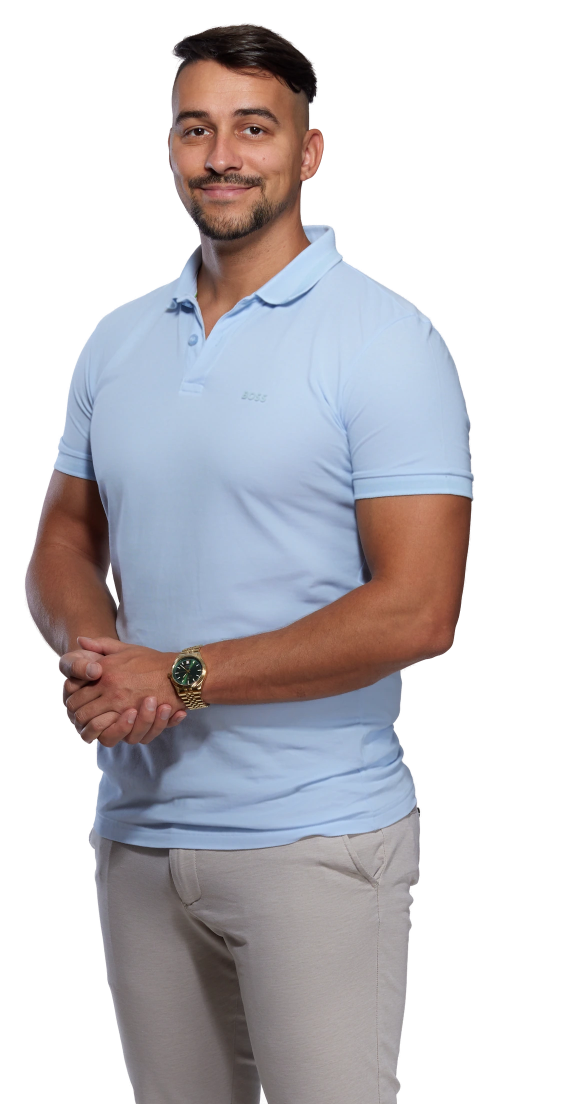
#> input picture src/assets/photos/patrik-omne-hero-top.webp, 1154 x 2208 px, given in place of patrik-omne-hero-top.webp.png, which was not available (shown at 1/2 size)
$ python 1b-zjemnit-zahyby.py ../../src/assets/photos/patrik-omne-hero-top.webp   (older library calls are emulated)
#> lines starting #> are read from the running program, lines starting #| are printed output that depends on the picture; after the words box and inside, x2 and y2 are one past the last pixel; in counts of white or black regions, pixels touching at a corner belong together; pictures that were not available may be replaced by others from this repository, and a replacement may not be noted
"""Zjemnění záhybů na tričku a kalhotách (frekvenční separace, jen jas).

Jas oblečení se rozdělí na tři vrstvy:
  - tvar těla   (velké stínování, rozmazání sigma VELKA)  → zůstává,
  - záhyby      (rozdíl mezi jemnou a velkou vrstvou)       → zeslabí se o SILA,
  - struktura   (nejjemnější detail)                        → zůstává.
Ostré hrany (límec, lem rukávu, knoflíky, logo, švy) se chrání maskou.
Vstup:  fotky-nove/bez-pozadi-v2/<id>.png
Výstup: fotky-nove/bez-pozadi-v3/<id>-<sila>.png
Použití: python 1b-zjemnit-zahyby.py <id> <sila 0–1> [<sila> …]"""
import sys
import numpy as np, cv2
from PIL import Image

ROOT = r"C:\Users\gajda\OneDrive\Pracovní\Claude projekty\Web patrik gajdadzis\fotky-nove"
VELKA, JEMNA = 36.0, 3.0      # px při výšce 3600


def blur(x, s):
    return cv2.GaussianBlur(x, (0, 0), s)


def masked_blur(x, m, s):
    """Rozmazání jen z pixelů oblečení — kůže ani pozadí se do tvaru nepřimíchají."""
    return blur(x * m, s) / np.maximum(blur(m, s), 1e-4)


src = sys.argv[1]
im = np.asarray(Image.open(f"{ROOT}/bez-pozadi-v2/{src}.png").convert("RGBA"))
#> im is the input picture: shape (2208, 1154, 4); mean R, G, B, A 76.6, 73.8, 77.8, 128.2
rgb, a = im[..., :3], im[..., 3].astype(np.float32) / 255
hsv = cv2.cvtColor(rgb, cv2.COLOR_RGB2HSV_FULL).astype(np.float32)
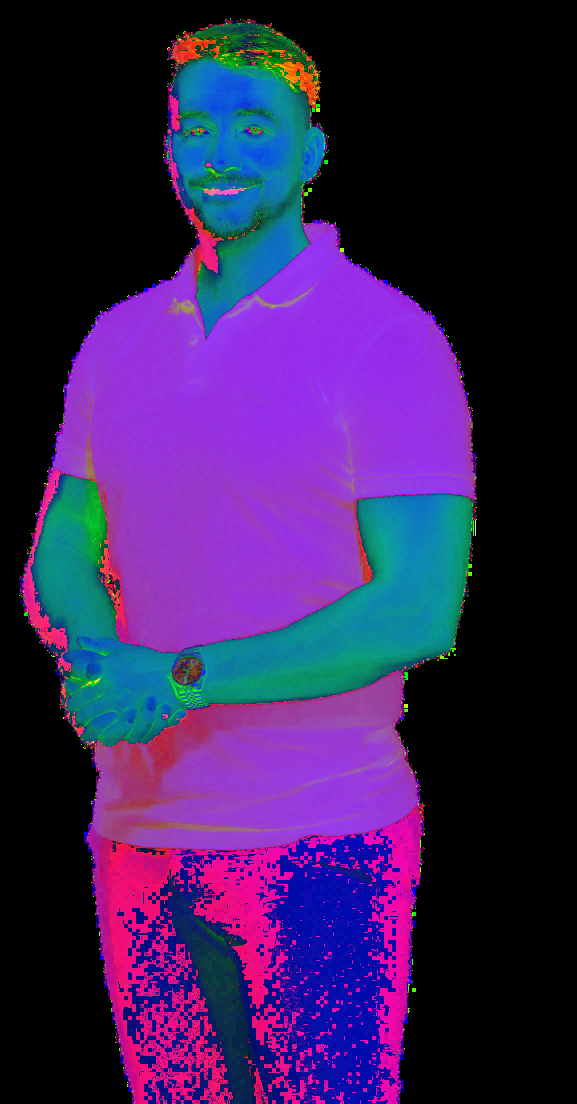
#> hsv: shape (2208, 1154, 3) float32 (shown at 1/2 size); mean R, G, B 55.8, 32.7, 87.4
h, s, v = hsv[..., 0] * 360 / 255, hsv[..., 1] / 255, hsv[..., 2] / 255
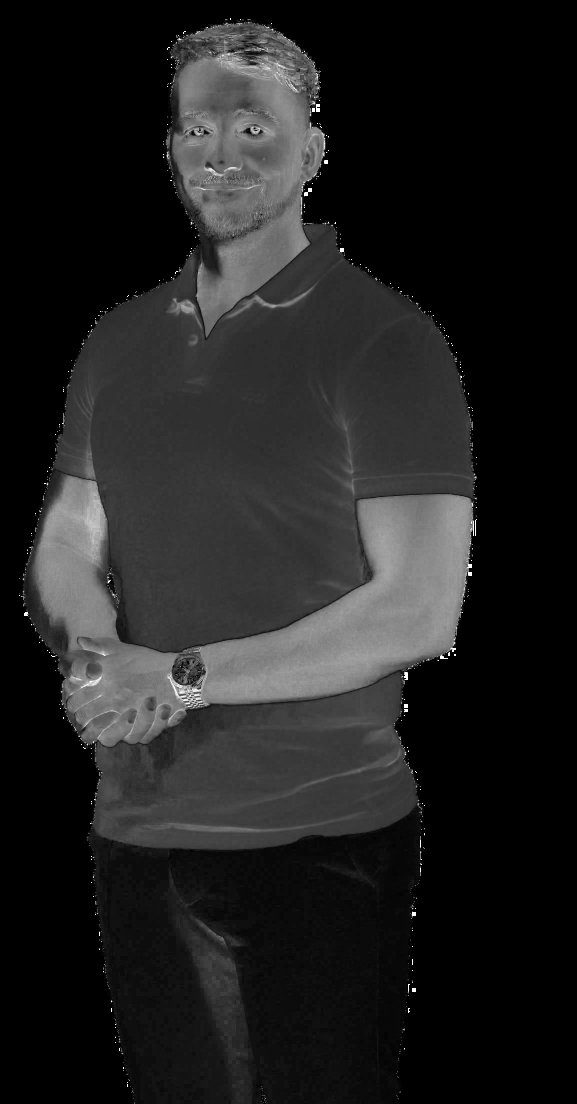
#> s: shape (2208, 1154) float32 (shown at 1/2 size); min 0, max 1, mean 0.128
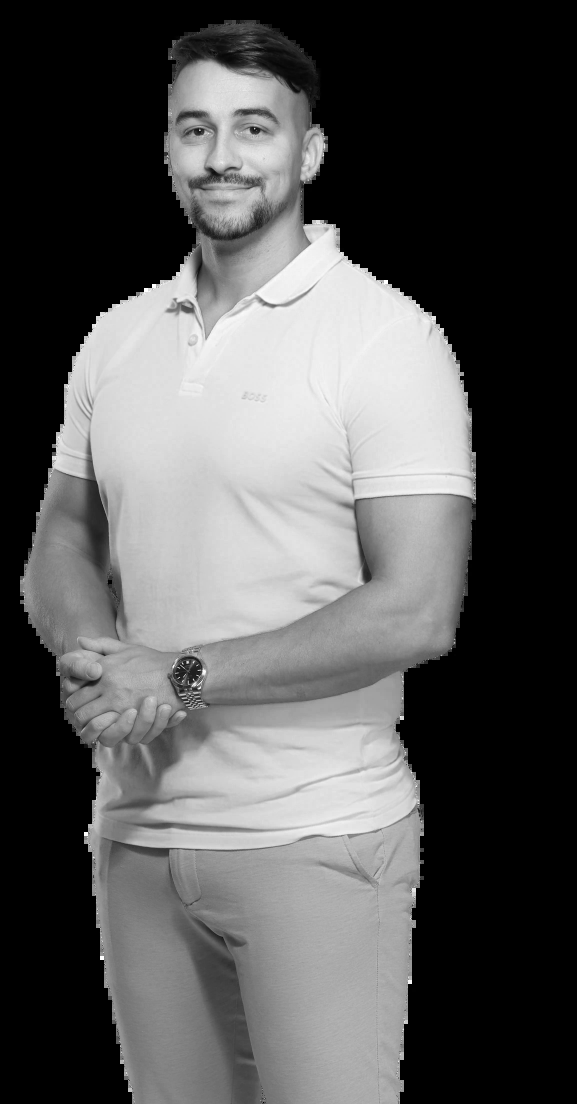
#> v: shape (2208, 1154) float32 (shown at 1/2 size); min 0, max 1, mean 0.343

shirt = (h > 185) & (h < 230) & (s > 0.07) & (s < 0.65) & (v > 0.40)
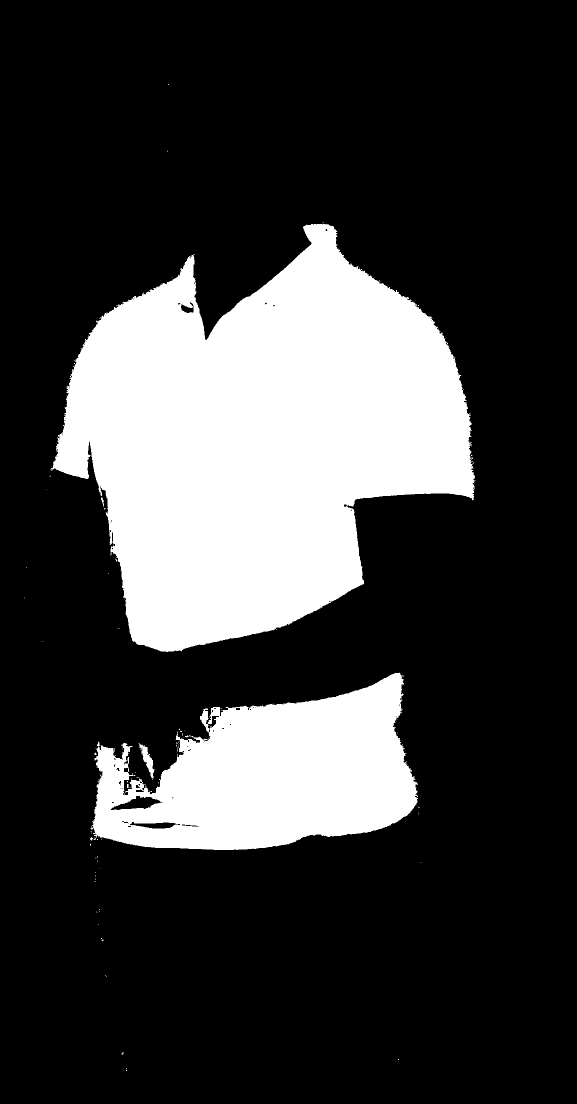
#> shirt: shape (2208, 1154) bool (shown at 1/2 size); 23.5% white; 101 white regions (95 under 20 px), largest, box (x1, y1, x2, y2) and area: (101, 447, 951, 1304) 450263, (181, 1346, 836, 1700) 147255, (277, 1487, 310, 1557) 771, (202, 994, 208, 1014) 49, (254, 1568, 257, 1576) 24, (180, 1674, 186, 1681) 24
rows = np.where(shirt.sum(1) > 50)[0]
#> rows = 1180 values from 451 to 1698
shirt_bottom = rows.max() if len(rows) else 0
#> shirt_bottom = 1698
pants = (s < 0.22) & (v > 0.40) & (v < 0.92) & ((h < 70) | (h > 330) | (s < 0.06)) \
        & (np.arange(im.shape[0])[:, None] > shirt_bottom - 40)
#> pants: shape (2208, 1154) bool; 10.8% white; 103 white regions (95 under 20 px), largest, box (x1, y1, x2, y2) and area: (198, 1659, 848, 2208) 273574, (168, 1672, 194, 1792) 686, (200, 1866, 214, 1914) 276
cloth = ((shirt | pants) & (a > 0.98)).astype(np.uint8)
#> cloth: shape (2208, 1154); values 0 (black) and 1 (white), 33.6% white; 178 white regions (171 under 20 px), largest, box (x1, y1, x2, y2) and area: (109, 456, 946, 1304) 443329, (186, 1346, 839, 2208) 412145, (277, 1487, 310, 1557) 771
k = cv2.getStructuringElement(cv2.MORPH_ELLIPSE, (9, 9))
cloth = cv2.morphologyEx(cloth, cv2.MORPH_CLOSE, k)
#> cloth: shape (2208, 1154); values 0 (black) and 1 (white), 34.1% white; 11 white regions (8 under 20 px), largest, box (x1, y1, x2, y2) and area: (109, 456, 946, 1304) 445232, (182, 1344, 839, 2208) 422289, (277, 1487, 310, 1559) 852
cloth = cv2.erode(cloth, cv2.getStructuringElement(cv2.MORPH_ELLIPSE, (15, 15)))
#> cloth: shape (2208, 1154); values 0 (black) and 1 (white), 31.9% white; 5 white regions (3 under 20 px), largest, box (x1, y1, x2, y2) and area: (120, 463, 938, 1297) 422177, (192, 1353, 832, 2208) 389698
m = blur(cloth.astype(np.float32), 5)

lab = cv2.cvtColor(rgb.astype(np.float32) / 255, cv2.COLOR_RGB2LAB)   # L 0–100, bez zaokrouhlení
#> lab: shape (2208, 1154, 3) float32; mean of channels 0, 1, 2 30.8, 2.6, -1.2
L = lab[..., 0]
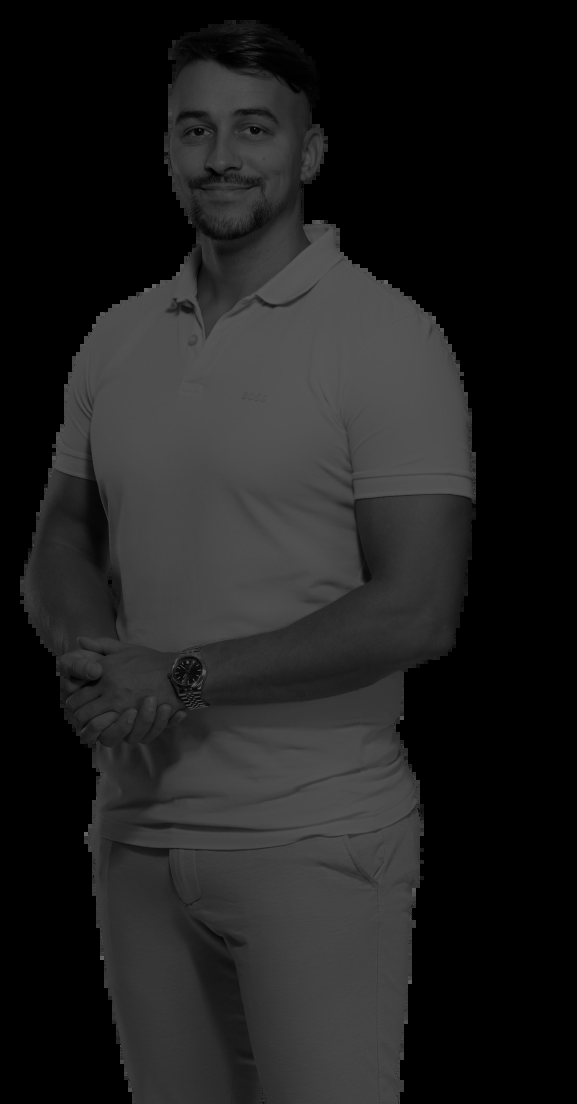
#> L: shape (2208, 1154) float32 (shown at 1/2 size); min 0, max 100, mean 30.8
fine = blur(L, JEMNA)
low = masked_blur(L, m + 1e-6, VELKA)
mid = fine - low            # záhyby
high = L - fine             # struktura
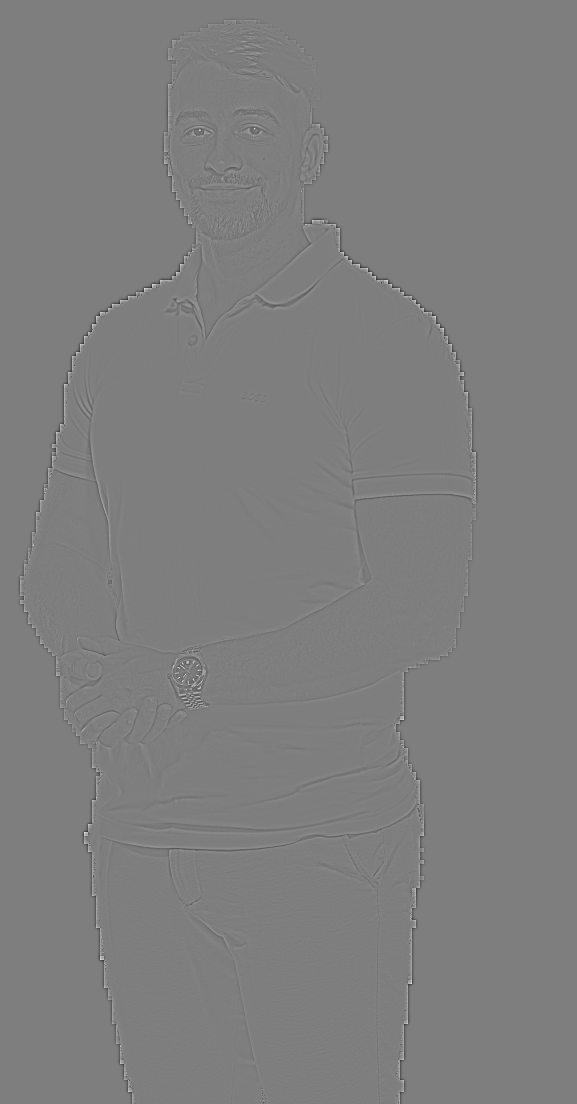
#> high: shape (2208, 1154) float32 (shown at 1/2 size); min -77.96, max 79.07, mean 0; drawn with min black and max white

# ochrana ostrých hran: velký gradient jemně rozmazaného jasu
g = cv2.magnitude(cv2.Sobel(blur(L, 1.2), cv2.CV_32F, 1, 0), cv2.Sobel(blur(L, 1.2), cv2.CV_32F, 0, 1))
protect = (g > 24).astype(np.uint8)
#> protect: shape (2208, 1154); values 0 (black) and 1 (white), 3.3% white; 523 white regions (354 under 20 px), largest, box (x1, y1, x2, y2) and area: (38, 71, 402, 2208) 18510, (206, 1015, 954, 2208) 12004, (383, 215, 955, 1018) 11408
protect = cv2.dilate(protect, cv2.getStructuringElement(cv2.MORPH_ELLIPSE, (11, 11)))
#> protect: shape (2208, 1154); values 0 (black) and 1 (white), 10.5% white; 46 white regions, largest, box (x1, y1, x2, y2) and area: (33, 33, 960, 2208) 224531, (267, 1624, 706, 1672) 9661, (514, 1528, 763, 1612) 4217
protect = blur(protect.astype(np.float32), 4)
w_base = m * (1 - protect)

dbg = Image.fromarray((np.dstack([m, protect, w_base]) * 255).astype(np.uint8))
dbg.resize((dbg.width // 4, dbg.height // 4)).save(f"{ROOT}/bez-pozadi-v3/{src}-maska.png")
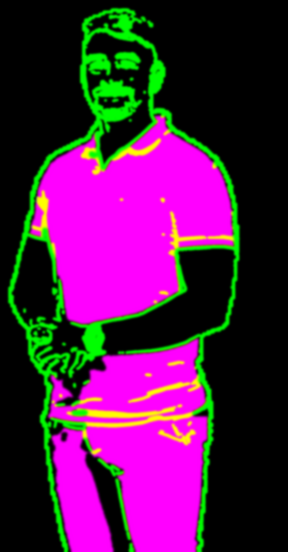
#> saved as patrik-omne-hero-top.webp-maska.png: PIL image 288x552 RGB; mean R, G, B 81.2, 26.7, 75.3

for sila in map(float, sys.argv[2:]):
    w = w_base * sila
    Ln = low + high + mid * (1 - w)
    out = lab.copy()
    out[..., 0] = np.clip(Ln, 0, 100)
    rgb2 = np.clip(cv2.cvtColor(out, cv2.COLOR_LAB2RGB) * 255 + 0.5, 0, 255).astype(np.uint8)
    rgb2 = np.where((w > 0.002)[..., None], rgb2, rgb)        # mimo oblečení pixely beze změny
    res = np.dstack([rgb2, im[..., 3]])
    Image.fromarray(res, "RGBA").save(f"{ROOT}/bez-pozadi-v3/{src}-{int(sila * 100)}.png")
    print(src, sila, flush=True)

$ run again, on src/assets/photos/patrik-omne-hero.webp
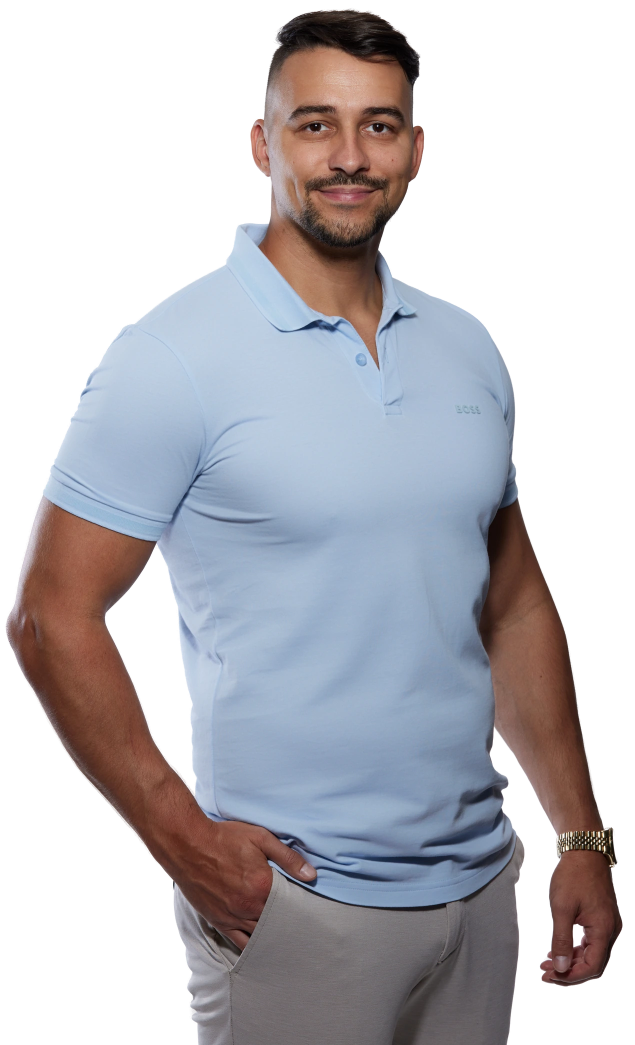
#> input picture src/assets/photos/patrik-omne-hero.webp, 1270 x 2090 px, given in place of patrik-omne-hero.webp.png, which was not available (shown at 1/2 size)
#> im is the input picture: shape (2090, 1270, 4); mean R, G, B, A 78.9, 77.4, 82.7, 141.1
#> `shirt = (h > 185) & (h < 230) & (s > 0.07) & (s < 0.65) & (v > 0.40)`:
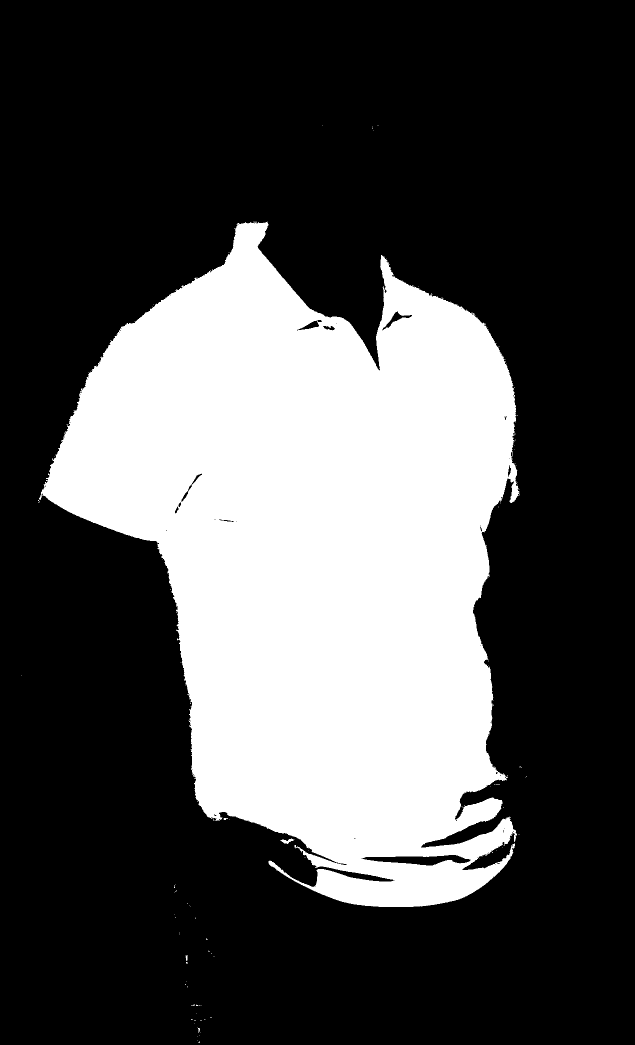
#> shirt: shape (2090, 1270) bool (shown at 1/2 size); 30.5% white; 108 white regions (103 under 20 px), largest, box (x1, y1, x2, y2) and area: (78, 443, 1039, 1814) 808935, (561, 1677, 589, 1688) 141, (371, 1911, 376, 1922) 35, (395, 2055, 400, 2065) 25, (447, 1636, 456, 1640) 24
#> rows = 1362 values from 447 to 1813
#> shirt_bottom = 1813
#> pants: shape (2090, 1270) bool; 4.3% white; 538 white regions (514 under 20 px), largest, box (x1, y1, x2, y2) and area: (344, 1774, 930, 2090) 109677, (952, 1774, 1040, 1840) 1975, (877, 2066, 919, 2090) 492
#> lab: shape (2090, 1270, 3) float32; mean of channels 0, 1, 2 32.3, 2.4, -1.9
#> `dbg.resize((dbg.width // 4, dbg.height // 4)).save(f"{ROOT}/bez-pozadi..`:
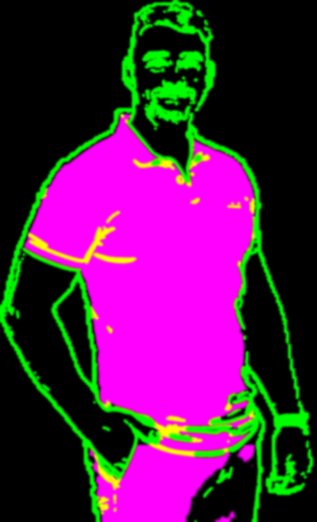
#> saved as patrik-omne-hero.webp-maska.png: PIL image 317x522 RGB; mean R, G, B 84.2, 30.1, 79.1

$ run again, on src/assets/photos/patrik-pristup-pece.webp
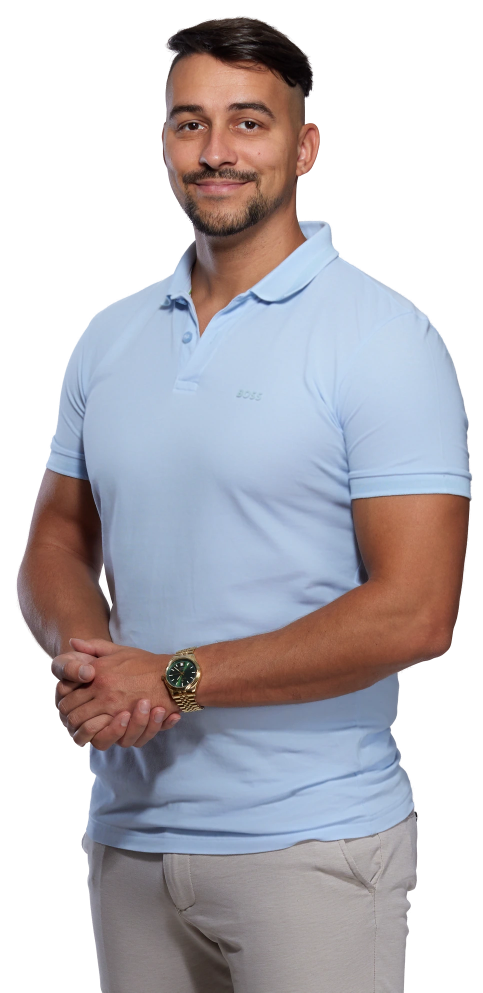
#> input picture src/assets/photos/patrik-pristup-pece.webp, 966 x 1985 px, given in place of patrik-pristup-pece.webp.png, which was not available (shown at 1/2 size)
#> im is the input picture: shape (1985, 966, 4); mean R, G, B, A 142.6, 137, 145.8, 157.4
#> `shirt = (h > 185) & (h < 230) & (s > 0.07) & (s < 0.65) & (v > 0.40)`:
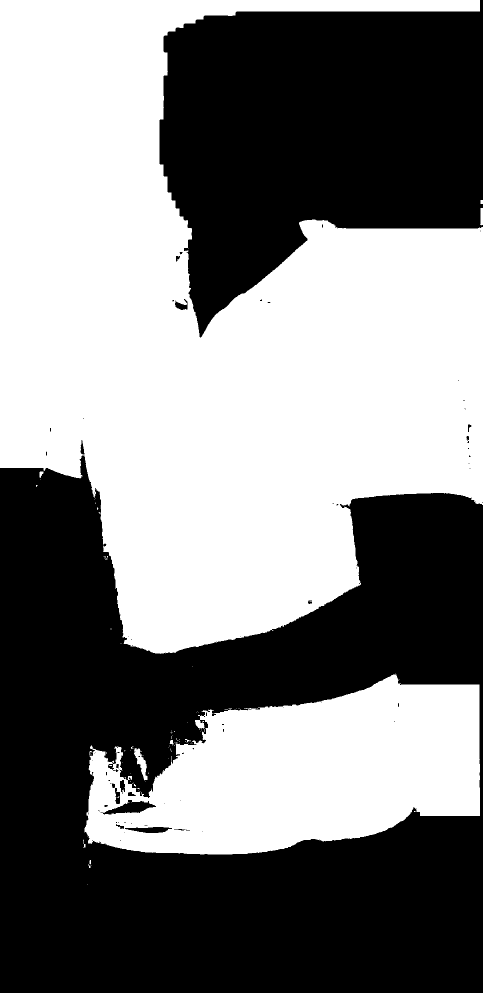
#> shirt: shape (1985, 966) bool (shown at 1/2 size); 50.8% white; 85 black regions (65 under 20 px), largest, box (x1, y1, x2, y2) and area: (0, 911, 966, 1985) 640816, (319, 0, 966, 675) 299102, (201, 1600, 312, 1629) 1454
#> rows = 1645 values from 0 to 1708
#> shirt_bottom = 1708
#> pants: shape (1985, 966) bool; 12.9% white; 95 white regions (87 under 20 px), largest, box (x1, y1, x2, y2) and area: (66, 1669, 966, 1985) 204923, (0, 1669, 180, 1840) 27856, (0, 1880, 198, 1972) 13604
#> lab: shape (1985, 966, 3) float32; mean of channels 0, 1, 2 57.3, 5.1, -2.9
#> `dbg.resize((dbg.width // 4, dbg.height // 4)).save(f"{ROOT}/bez-pozadi..`:
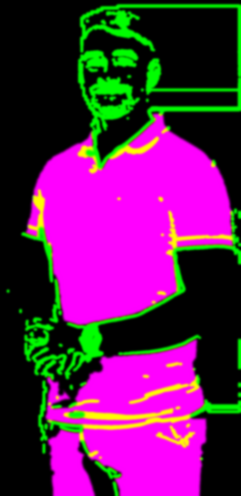
#> saved as patrik-pristup-pece.webp-maska.png: PIL image 241x496 RGB; mean R, G, B 96.5, 30, 88.9
